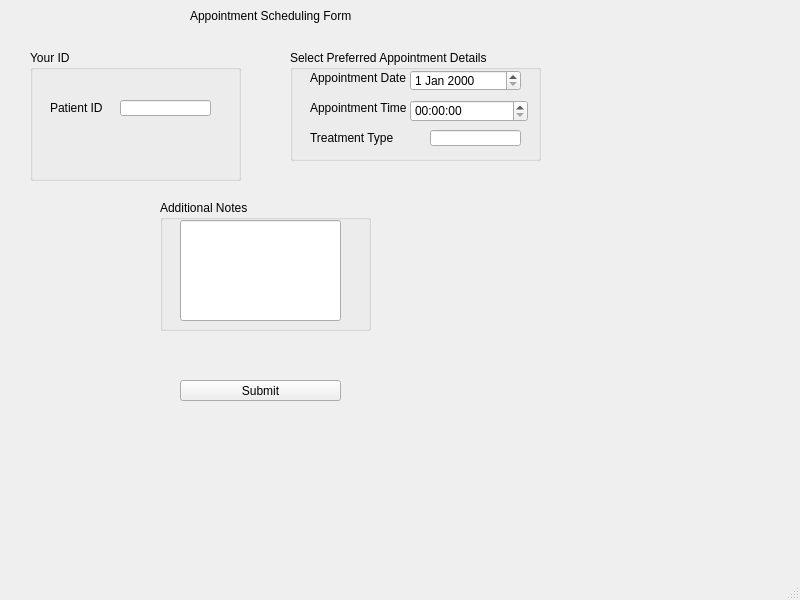
<?xml version="1.0" encoding="UTF-8"?>
<ui version="4.0">
 <class>MainWindow</class>
 <widget class="QMainWindow" name="MainWindow">
  <property name="geometry">
   <rect>
    <x>0</x>
    <y>0</y>
    <width>800</width>
    <height>600</height>
   </rect>
  </property>
  <property name="windowTitle">
   <string>MainWindow</string>
  </property>
  <widget class="QWidget" name="centralwidget">
   <widget class="QLabel" name="label">
    <property name="geometry">
     <rect>
      <x>190</x>
      <y>0</y>
      <width>201</width>
      <height>31</height>
     </rect>
    </property>
    <property name="text">
     <string>Appointment Scheduling Form</string>
    </property>
   </widget>
   <widget class="QLabel" name="label_3">
    <property name="geometry">
     <rect>
      <x>50</x>
      <y>100</y>
      <width>61</width>
      <height>16</height>
     </rect>
    </property>
    <property name="text">
     <string>Patient ID</string>
    </property>
   </widget>
   <widget class="QLineEdit" name="lineEdit_2">
    <property name="geometry">
     <rect>
      <x>120</x>
      <y>100</y>
      <width>91</width>
      <height>16</height>
     </rect>
    </property>
   </widget>
   <widget class="QGroupBox" name="groupBox">
    <property name="geometry">
     <rect>
      <x>30</x>
      <y>50</y>
      <width>211</width>
      <height>131</height>
     </rect>
    </property>
    <property name="title">
     <string>Your ID</string>
    </property>
   </widget>
   <widget class="QLabel" name="label_8">
    <property name="geometry">
     <rect>
      <x>310</x>
      <y>130</y>
      <width>131</width>
      <height>16</height>
     </rect>
    </property>
    <property name="text">
     <string>Treatment Type</string>
    </property>
   </widget>
   <widget class="QLabel" name="label_9">
    <property name="geometry">
     <rect>
      <x>310</x>
      <y>100</y>
      <width>111</width>
      <height>16</height>
     </rect>
    </property>
    <property name="text">
     <string>Appointment Time</string>
    </property>
   </widget>
   <widget class="QGroupBox" name="groupBox_3">
    <property name="geometry">
     <rect>
      <x>290</x>
      <y>50</y>
      <width>251</width>
      <height>111</height>
     </rect>
    </property>
    <property name="title">
     <string>Select Preferred Appointment Details</string>
    </property>
    <widget class="QLabel" name="label_10">
     <property name="geometry">
      <rect>
       <x>20</x>
       <y>20</y>
       <width>111</width>
       <height>16</height>
      </rect>
     </property>
     <property name="text">
      <string>Appointment Date</string>
     </property>
    </widget>
    <widget class="QLineEdit" name="lineEdit_8">
     <property name="geometry">
      <rect>
       <x>140</x>
       <y>80</y>
       <width>91</width>
       <height>16</height>
      </rect>
     </property>
    </widget>
    <widget class="QDateEdit" name="dateEdit">
     <property name="geometry">
      <rect>
       <x>120</x>
       <y>20</y>
       <width>111</width>
       <height>21</height>
      </rect>
     </property>
    </widget>
    <widget class="QTimeEdit" name="timeEdit">
     <property name="geometry">
      <rect>
       <x>120</x>
       <y>50</y>
       <width>118</width>
       <height>22</height>
      </rect>
     </property>
    </widget>
   </widget>
   <widget class="QGroupBox" name="groupBox_4">
    <property name="geometry">
     <rect>
      <x>160</x>
      <y>200</y>
      <width>211</width>
      <height>131</height>
     </rect>
    </property>
    <property name="title">
     <string>Additional Notes</string>
    </property>
    <widget class="QLineEdit" name="lineEdit_10">
     <property name="geometry">
      <rect>
       <x>20</x>
       <y>20</y>
       <width>161</width>
       <height>101</height>
      </rect>
     </property>
    </widget>
   </widget>
   <widget class="QPushButton" name="pushButton">
    <property name="geometry">
     <rect>
      <x>180</x>
      <y>380</y>
      <width>161</width>
      <height>21</height>
     </rect>
    </property>
    <property name="text">
     <string>Submit</string>
    </property>
   </widget>
   <zorder>groupBox_4</zorder>
   <zorder>groupBox_3</zorder>
   <zorder>groupBox</zorder>
   <zorder>label</zorder>
   <zorder>label_3</zorder>
   <zorder>lineEdit_2</zorder>
   <zorder>label_8</zorder>
   <zorder>label_9</zorder>
   <zorder>pushButton</zorder>
  </widget>
  <widget class="QMenuBar" name="menubar">
   <property name="geometry">
    <rect>
     <x>0</x>
     <y>0</y>
     <width>800</width>
     <height>18</height>
    </rect>
   </property>
  </widget>
  <widget class="QStatusBar" name="statusbar"/>
 </widget>
 <resources/>
 <connections/>
</ui>
